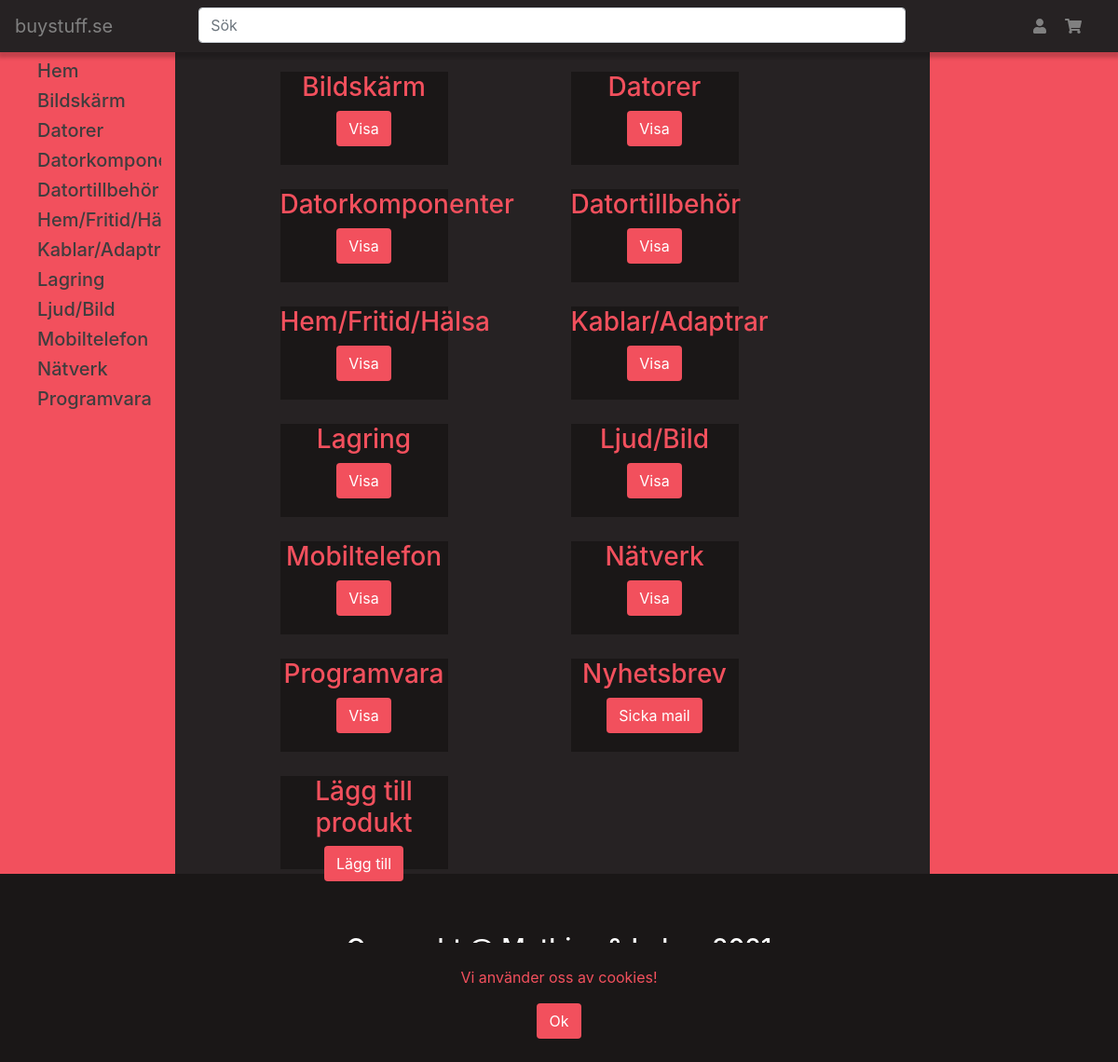
The page /admin (signed in) on the database its author committed.
### my_server/models.py (models this page shows, shortened)
class Category(db.Model):
    id = db.Column(db.Integer, primary_key=True)
    name = db.Column(db.String(120), unique=True, nullable=False)
    description = db.Column(db.Text, nullable=False)
    super_category = db.Column(db.Integer, db.ForeignKey('category.id'), nullable=False, default=0)

### my_server/admin/routes.py (the view)
@admin.route('/admin')
@admin_required
def admin_home():
    return rt('admin.html',categories = Category.query.filter(Category.name!='Main').all(), logged_id=is_logged_in(), user=get_current_user())

### my_server/admin/utils.py (called while the page is built)
def is_logged_in():
    if 'logged_in' in session:
        return True
    return False

def get_current_user():
    if is_logged_in():
        username = session['username']
        user = User.query.filter_by(username=username).first()
        return user
    return None

def admin_required(f):
    @wraps(f)
    def wraped(*args, **kwargs):
        if 'logged_in' in session:
            if session['logged_in'] == False:
                print(session['logged_in'])
                return redirect(url_for('users.login'))
            admin = User.query.filter_by(username=session['username']).first()
            if admin.admin == False:
                return abort(401)
            else:
                return f(*args,**kwargs)
        else:
            return abort(401)
    return wraped

### my_server/templates/admin.html (shortened to what this page needs)
{% extends 'base.html' %}
{% block head%}<link rel="stylesheet" type="text/css" href="..{{ url_for('static', filename='admin_style.css') }}">{% endblock %}
{%block content%}
    <div class="row menu_container">
        {% for category in categories %}
            <div class="col mar5">
                <div class="category_container color-darkernight">
                    <h3 class='color-text-cherry' >{{category.name}}</h3>
                    <a href="{{ url_for('admin.admin_category', category_id = category.id) }}" class="btn btn-cherry">Visa</a>
                </div>
            </div>
        {% endfor %}
        <div class="col mar5">
            <div class="category_container color-darkernight">
                <h3 class='color-text-cherry'>Nyhetsbrev</h3>
                <a href="{{ url_for('admin.send_email') }}" class="btn btn-cherry">Sicka mail</a>
            </div>
        </div>
        <div class="col mar5">
            <div class="category_container color-darkernight">
                <h3 class='color-text-cherry'>Lägg till produkt</h3>
                <a href="{{ url_for('admin.admin_add') }}" class="btn btn-cherry">Lägg till</a>
            </div>
        </div>
    </div>
{% endblock%}

### my_server/templates/base.html (shortened to what this page needs)
<!DOCTYPE html>
<html lang="sv">
<head>
    <link rel="stylesheet" href="..{{ url_for('static', filename='style.css') }}">
    <link rel="stylesheet" href="https://maxcdn.bootstrapcdn.com/bootstrap/4.5.2/css/bootstrap.min.css">
    <link href="http://maxcdn.bootstrapcdn.com/font-awesome/4.1.0/css/font-awesome.min.css" rel="stylesheet">
    {% block head %}{% endblock %}
</head>
<body class="d-flex flex-column min-vh-100 bg-secondary">
<nav id="navbar" class="navbar navbar-expand-sm color-darknight shadow-bottom sticky-top">
    <div class="collapse navbar-collapse" id="navbarTogglerDemo01">
        <div class="row flex-grow-1 mr-0px">
            <div class="col-sm-2">
                <ul class="navbar-nav">
                    <li class="nav-item">
                        <a class="navbar-brand nav-color" href="{{url_for('main.start')}}">buystuff.se</a>
                    </li>
                </ul>
            </div>
            <div class="col-sm-8">
                    <ul class="navbar-nav justify-content-center">
                        <li class="nav-item dropdown w-100">
                            <input class="form-control search-input" type="search"  onkeyup="searchFunction(this.value)" placeholder="Sök" data-toggle="dropdown">
                        </li>
                    </ul>
            </div>
            <div class="col-sm-2">
                <ul class="navbar-nav float-r">
                    <li class="nav-item dropdown pc">
                        <a class="nav-link nav-color" data-toggle="dropdown"><i class="fas fa-user mr-1"></i></a>
                    </li>
                    <li class="nav-item dropdown pc">
                        <a onclick="shoppingCart()" class="nav-link nav-color" data-toggle="dropdown"><i class="fas fa-shopping-cart"></i></a>
                    </li>
                </ul>
            </div>
        </div>
    </div>
</nav>
<div class="row flex-grow-1 mr-0px">
    <div class="col-sm-2 color-cherry-bg">
        <ul class="mt-1vh">
            <a class="text-deco" href="{{ url_for('main.start')}}">
                <li class="text-overflow">
                        <h5 class="color-darkernight-text">
                            Hem
                        </h5>
                </li>
            </a>
            {% for category in categories%}
                {% if category.id != 0 %}
                <a class="text-deco" href="{{ url_for('shop.products',category=category.id)}}">
                    <li class="text-overflow">
                            <h5 class="color-darkernight-text">
                                {{category.name}}
                            </h5>
                    </li>
                </a>
                {% endif %}
            {% endfor %}
        </ul>
    </div>
    <div class="col-sm-8 color-darknight ta-c">
        {%block content%}{% endblock%}
    </div>
    <div class="col-sm-2 color-cherry-bg">
    </div>
</div>
<div id="accept-cookie" class="container-fluid cookie-confirmation text-center color-darkernight">
    <div class="center">
        <p class="color-cherry">Vi använder oss av cookies!</p>
        <button class="btn btn-cherry" onclick="acceptedCookies()">Ok</button>
    </div>
</div>
<div class="footer-bottom mt-auto color-darkernight jumbotron jumbotron-fluid text-center">
    <h3 class="text-white">Copyrght @ Mathias & Lukas 2021</h3>
    <a href="{{ url_for('users.newsletter_registration') }}">
        <h5 class="text-white">Gå med i nyhetsbrevet</h5>
    </a>
</div>
</body>
</html>

### my_server/static/style.css (style rules this page uses)
.shadow-bottom { box-shadow: 0 4px 4px 2px rgba(0,0,0,.2); }
.nav-color { color: grey !important; }
.btn-cherry { background-color: #F2505D !important; color: white !important; }
.color-text-cherry { color: #F2505D !important; }
.color-cherry { color: #F2505D !important; }
.color-cherry-bg { background-color: #F2505D; }
.color-darknight { background-color: #262223 !important; }
.color-darkernight { background-color: #1a1717 !important; }
.color-darkernight-text { color: #403D3E !important; }
.mar5 { margin: 5px; }
.mt-1vh { margin-top: 1vh; }
.center { margin: 0; position: absolute; top: 50%; left: 50%; -ms-transform: translate(-50%, -50%); transform: translate(-50%, -50%); width: 80%; }
.cookie-confirmation { display: inline-block; padding: 4rem 2rem; position: fixed; bottom: 0; }
.footer-bottom { margin-bottom: 0 !important; }
#accept-cookie { display: none; }
.float-r { float: right; }
.mr-0px { margin-right: 0px !important; }
.pc { display: block !important; }
.text-overflow { overflow: hidden; text-overflow: ellipsis; }
.text-deco { text-decoration: none; }
.ta-c { text-align: center; }

### my_server/static/admin_style.css (style rules this page uses)
.menu_container { width: 80%; margin-left: auto; margin-right: auto; }
.category_container { background-color:gray; height: 12.5vh; margin-top: 2vh; width: 15vw; }

### rows shown on the page
Category: name "Bildskärm"
Category: name "Datorer"
Category: name "Datorkompo…", name "Datorkomponenter"
Category: name "Datortillbehör"
Category: name "Hem/Fritid/…", name "Hem/Fritid/Hälsa"
Category: name "Kablar/Adap…", name "Kablar/Adaptrar"
Category: name "Lagring"
Category: name "Ljud/Bild"
Category: name "Mobiltelefon"
Category: name "Nätverk"
Category: name "Programvara"
